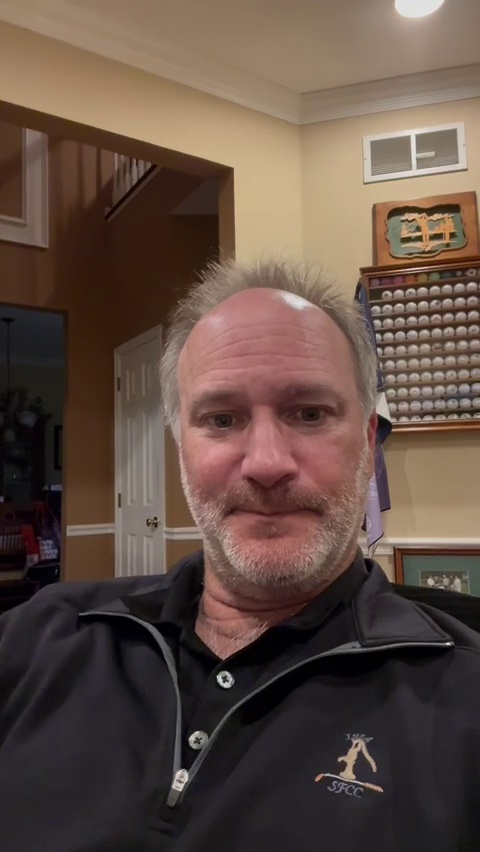
#> input picture images/112.jpg, 480 x 852 px
$ python ascii_converter.py
#> lines starting #> are read from the running program, lines starting #| are printed output that depends on the picture
import warnings
warnings.filterwarnings("ignore")
from PIL import Image
import tkinter as tk
from tkinter import filedialog
from blessed import Terminal

def select_image():
    root = tk.Tk()
    root.withdraw()
    file_path = filedialog.askopenfilename(
        title="Select an Image",
        filetypes=[("Image files", "*.png *.jpg *.jpeg *.bmp ")]
    )
#> the answer given: images/112.jpg
#> in main, im is the input picture: PIL image 480x852 RGB; mean R, G, B 96.8, 78, 68.3
#> the answer given: 100
    root.destroy()
    return file_path

def standardize_size(im, size):
    scale = im.size[1] / size
    return int(im.size[0] / scale), int(im.size[1] / scale)

def convert_rgb_to_ansi(rgb):
    r = rgb[0]
    g = rgb[1]
    b = rgb[2]
    return f"\033[38;2;{r};{g};{b}m"

def convert_to_colors(im, size):
    im = im.resize(standardize_size(im, size))
    colors = []
    rgb_data = im.getdata()
    i = 0
    j = 0
    row = []
    while i < im.size[1]:
        row.append(convert_rgb_to_ansi(rgb_data[j]))
        j += 1
        if j % im.size[0] == 0:
            i += 1
            colors.append(row)
            row = []
    return colors

def convert_to_ascii(im, size):
#> called with size = 100
    im = im.convert("L")
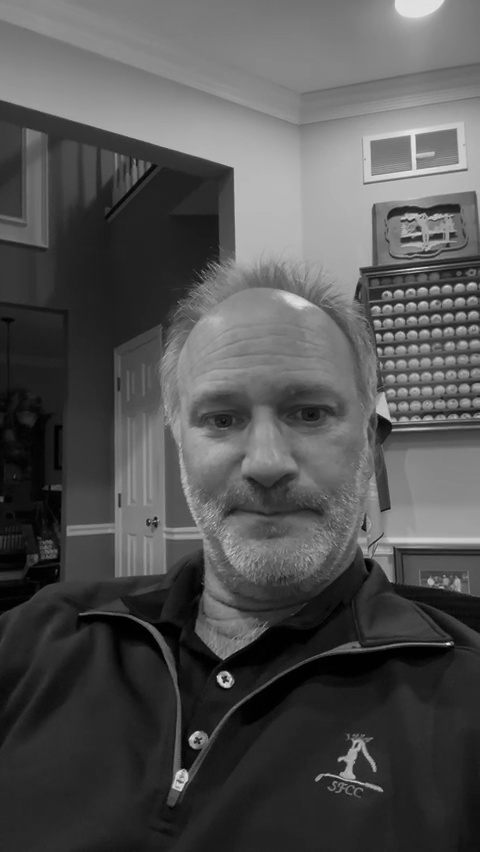
#> im: PIL image 480x852 L; min 0, max 234, mean 82.5
    im = im.resize(standardize_size(im, size))
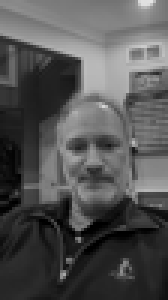
#> im: PIL image 56x100 L (shown 3 times larger); min 0, max 228, mean 82.5
    ascii_art = []
    image_data = im.getdata()
    i = 0
    j = 0
    row = []
    while i < im.size[1]:
        row.append(convert_pixel_to_ascii(image_data[j]))
        j += 1
        if j % im.size[0] == 0:
            i += 1
            ascii_art.append(row)

            row = []
#> after the loop, ascii_art = 100 items; i = 100; j = 5600
    return ascii_art

def convert_pixel_to_ascii(pixel):
    if pixel == 0:
        return " "
    elif pixel > 0 and pixel < 36:
        return "."
    elif pixel > 36 and pixel < 72:
        return "-"
    elif pixel > 72 and pixel < 108:
        return ":"
    elif pixel > 108 and pixel < 144:
        return "o"
    elif pixel > 144 and pixel < 180:
        return "x"
    elif pixel > 180 and pixel < 216:
        return "#"
    return "@"

def write_to_outfile(ascii_art):
    file = open("outfile.txt", "w")

    for i in range(len(ascii_art)):
        for j in range(len(ascii_art[i])):
            file.write(ascii_art[i][j] + " ")
        file.write("\n")
    file.close()

def display_image(ascii_art, colors):
    term = Terminal()
    whitespace = int((term.width - len(ascii_art[0])*2)/2)
    print(" " * whitespace, end = "")
    for i in range(len(ascii_art)):
        for j in range(len(ascii_art[i])):
            print(colors[i][j], end = "")
            print(ascii_art[i][j] + " ", end = "")
        print("\n" + " " * whitespace, end = "")

def get_ascii_art(im, size):
    ascii_art = convert_to_ascii(im, size)
#> ascii_art = 100 items
    colors = convert_to_colors(im, size)
#> in convert_to_colors, `im = im.resize(standardize_size(im, size))`:
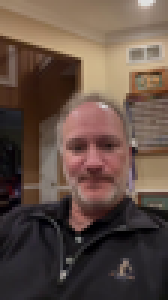
#> im: PIL image 56x100 RGB (shown 3 times larger); mean R, G, B 96.8, 78, 68.3
#> after the loop in convert_to_colors, `while i < im.size[1]:`: i = 100; j = 5600
#> colors = 100 items
    return ascii_art, colors

def main():
    image_path = select_image()
    if image_path:
        print(f"Selected image: {image_path}")
    else:
        print("No image selected.")
    im = Image.open(image_path)
    size = int(input("Enter an integer for the size of the art: "))
    ascii_art, colors = get_ascii_art(im, size)
#> ascii_art = 100 items; colors = 100 items
    display_image(ascii_art, colors)
#> (the call stopped at in display_image, `term = Terminal()`: blessed is not available in this run)

if __name__ == "__main__":
    main()
